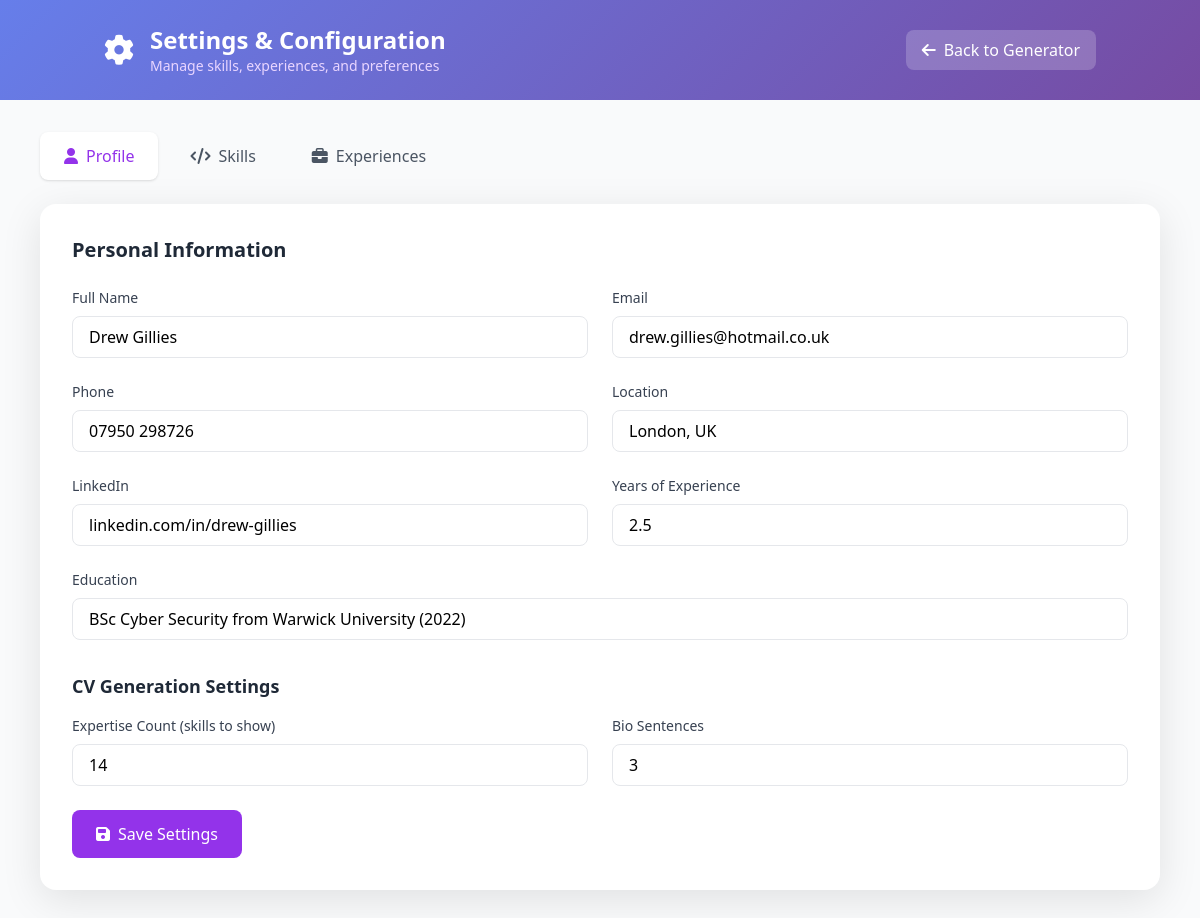
Page /settings on the earlier database version.
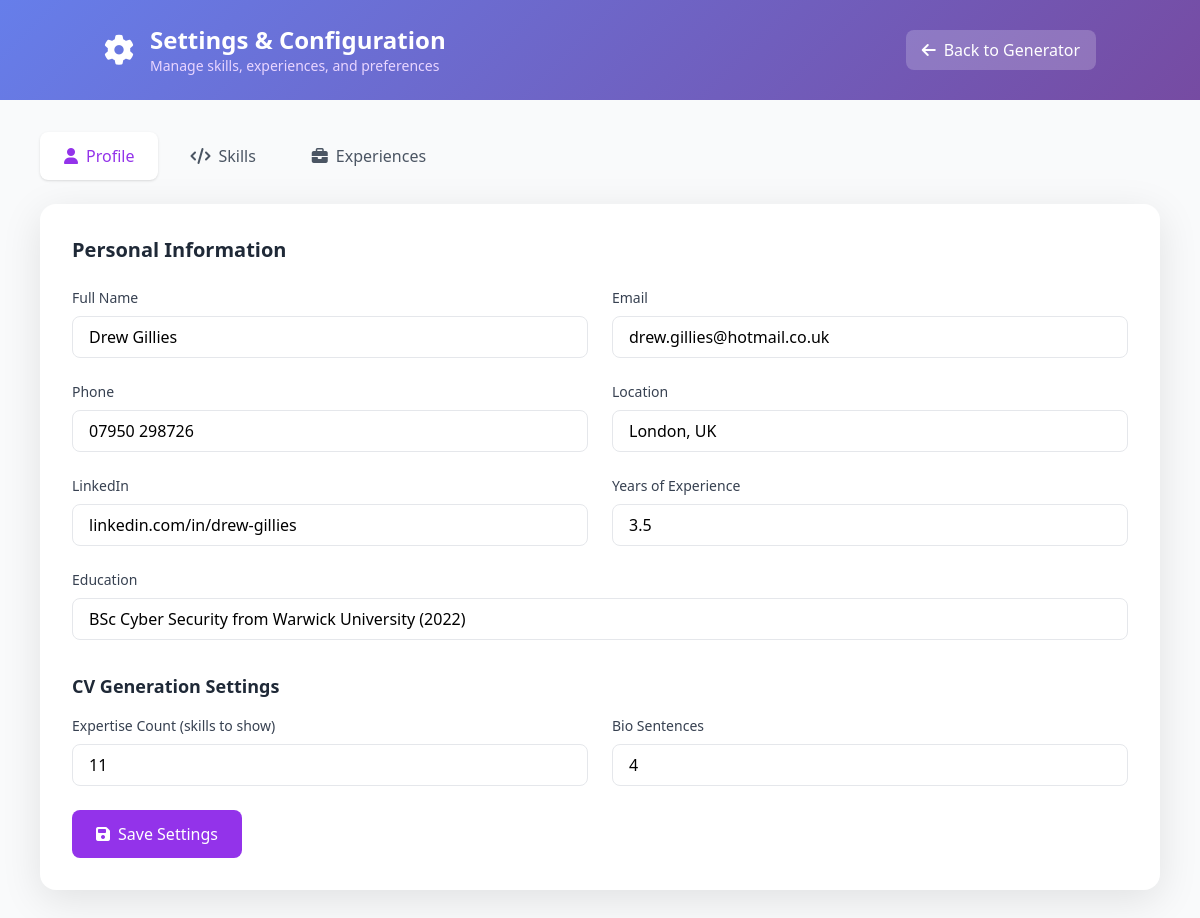
Same page on the later database version.
### tables this page shows
CREATE TABLE settings (
            key TEXT PRIMARY KEY,
            value TEXT NOT NULL,
            updated_at TIMESTAMP DEFAULT CURRENT_TIMESTAMP
        );

### web_app.py (the view)
@app.route('/settings')
def settings_page():
    settings = get_settings()
    skills = get_all_skills(include_blacklisted=True)
    experiences = get_experiences()
    return render_template('settings.html', settings=settings, skills=skills, experiences=experiences)

### database.py (called while the page is built)
def get_db():
    conn = sqlite3.connect(DATABASE_PATH)
    conn.row_factory = sqlite3.Row
    return conn

def get_all_skills(include_blacklisted=False):
    conn = get_db()
    cursor = conn.cursor()
    if include_blacklisted:
        cursor.execute('SELECT * FROM skills ORDER BY tier, name')
    else:
        cursor.execute('SELECT * FROM skills WHERE is_blacklisted = 0 ORDER BY tier, name')
    skills = cursor.fetchall()
    conn.close()
    grouped = {}
    for skill in skills:
        tier = skill['tier']
        if tier not in grouped:
            grouped[tier] = []
        grouped[tier].append(dict(skill))
    return grouped

def get_experiences():
    conn = get_db()
    cursor = conn.cursor()
    cursor.execute('SELECT * FROM experiences ORDER BY order_index')
    experiences = []
    for exp in cursor.fetchall():
        exp_dict = dict(exp)
        cursor.execute(
            'SELECT * FROM bullet_points WHERE experience_id = ? ORDER BY order_index',
            (exp['id'],)
        )
        exp_dict['bullet_points'] = [dict(bp) for bp in cursor.fetchall()]
        experiences.append(exp_dict)
    conn.close()
    return experiences

def get_settings():
    conn = get_db()
    cursor = conn.cursor()
    cursor.execute('SELECT key, value FROM settings')
    settings = {row['key']: row['value'] for row in cursor.fetchall()}
    conn.close()
    return settings

### templates/settings.html (shortened to what this page needs)
<!DOCTYPE html>
<html lang="en">
<head>
    <script src="https://cdn.tailwindcss.com"></script>
    <link rel="stylesheet" href="https://cdnjs.cloudflare.com/ajax/libs/font-awesome/6.5.1/css/all.min.css">
</head>
<body class="bg-gray-50 min-h-screen">
    <header class="gradient-bg text-white py-6">
        <div class="container mx-auto px-4">
            <div class="flex items-center justify-between">
                <div class="flex items-center gap-4">
                    <i class="fas fa-cog text-3xl"></i>
                    <div>
                        <h1 class="text-2xl font-bold">Settings & Configuration</h1>
                        <p class="text-purple-200 text-sm">Manage skills, experiences, and preferences</p>
                    </div>
                </div>
                <a href="/" class="px-4 py-2 bg-white/20 rounded-lg hover:bg-white/30 transition-all flex items-center gap-2">
                    <i class="fas fa-arrow-left"></i>
                    Back to Generator
                </a>
            </div>
        </div>
    </header>
    <main class="container mx-auto px-4 py-8 max-w-6xl">
        <div class="flex gap-2 mb-6">
            <button onclick="showTab('profile')" id="tab-profile" class="tab-btn px-6 py-3 rounded-lg font-medium bg-white shadow text-purple-600">
                <i class="fas fa-user mr-2"></i>Profile
            </button>
            <button onclick="showTab('skills')" id="tab-skills" class="tab-btn px-6 py-3 rounded-lg font-medium text-gray-600 hover:bg-gray-100">
                <i class="fas fa-code mr-2"></i>Skills
            </button>
            <button onclick="showTab('experiences')" id="tab-experiences" class="tab-btn px-6 py-3 rounded-lg font-medium text-gray-600 hover:bg-gray-100">
                <i class="fas fa-briefcase mr-2"></i>Experiences
            </button>
        </div>
        <div id="panel-profile" class="tab-panel">
            <div class="bg-white rounded-2xl card-shadow p-8">
                <h2 class="text-xl font-semibold text-gray-800 mb-6">Personal Information</h2>
                <div class="grid grid-cols-2 gap-6">
                    <div>
                        <label class="block text-sm font-medium text-gray-700 mb-2">Full Name</label>
                        <input type="text" id="user_name" value="{{ settings.get('user_name', '') }}"
                            class="w-full px-4 py-2 border border-gray-200 rounded-lg focus:border-purple-500 focus:ring-2 focus:ring-purple-200">
                    </div>
                    <div>
                        <label class="block text-sm font-medium text-gray-700 mb-2">Email</label>
                        <input type="email" id="user_email" value="{{ settings.get('user_email', '') }}"
                            class="w-full px-4 py-2 border border-gray-200 rounded-lg focus:border-purple-500 focus:ring-2 focus:ring-purple-200">
                    </div>
                    <div>
                        <label class="block text-sm font-medium text-gray-700 mb-2">Phone</label>
                        <input type="text" id="user_phone" value="{{ settings.get('user_phone', '') }}"
                            class="w-full px-4 py-2 border border-gray-200 rounded-lg focus:border-purple-500 focus:ring-2 focus:ring-purple-200">
                    </div>
                    <div>
                        <label class="block text-sm font-medium text-gray-700 mb-2">Location</label>
                        <input type="text" id="user_location" value="{{ settings.get('user_location', '') }}"
                            class="w-full px-4 py-2 border border-gray-200 rounded-lg focus:border-purple-500 focus:ring-2 focus:ring-purple-200">
                    </div>
                    <div>
                        <label class="block text-sm font-medium text-gray-700 mb-2">LinkedIn</label>
                        <input type="text" id="user_linkedin" value="{{ settings.get('user_linkedin', '') }}"
                            class="w-full px-4 py-2 border border-gray-200 rounded-lg focus:border-purple-500 focus:ring-2 focus:ring-purple-200">
                    </div>
                    <div>
                        <label class="block text-sm font-medium text-gray-700 mb-2">Years of Experience</label>
                        <input type="text" id="years_experience" value="{{ settings.get('years_experience', '') }}"
                            class="w-full px-4 py-2 border border-gray-200 rounded-lg focus:border-purple-500 focus:ring-2 focus:ring-purple-200">
                    </div>
                    <div class="col-span-2">
                        <label class="block text-sm font-medium text-gray-700 mb-2">Education</label>
                        <input type="text" id="education" value="{{ settings.get('education', '') }}"
                            class="w-full px-4 py-2 border border-gray-200 rounded-lg focus:border-purple-500 focus:ring-2 focus:ring-purple-200">
                    </div>
                </div>
                <h3 class="text-lg font-semibold text-gray-800 mt-8 mb-4">CV Generation Settings</h3>
                <div class="grid grid-cols-2 gap-6">
                    <div>
                        <label class="block text-sm font-medium text-gray-700 mb-2">Expertise Count (skills to show)</label>
                        <input type="number" id="expertise_count" value="{{ settings.get('expertise_count', '14') }}"
                            class="w-full px-4 py-2 border border-gray-200 rounded-lg focus:border-purple-500 focus:ring-2 focus:ring-purple-200">
                    </div>
                    <div>
                        <label class="block text-sm font-medium text-gray-700 mb-2">Bio Sentences</label>
                        <input type="number" id="bio_sentences" value="{{ settings.get('bio_sentences', '3') }}"
                            class="w-full px-4 py-2 border border-gray-200 rounded-lg focus:border-purple-500 focus:ring-2 focus:ring-purple-200">
                    </div>
                </div>
                <button onclick="saveSettings()" class="mt-6 px-6 py-3 bg-purple-600 text-white font-medium rounded-lg hover:bg-purple-700 transition-all">
                    <i class="fas fa-save mr-2"></i>Save Settings
                </button>
            </div>
        </div>
    </main>
</body>
</html>

### templates/settings.html (style rules this page uses)
.gradient-bg { background: linear-gradient(135deg, #667eea 0%, #764ba2 100%); }
.card-shadow { box-shadow: 0 10px 40px rgba(0, 0, 0, 0.1); }

Differences in the rows shown:
changed settings (number 6 of 8 on the later page): get "2.5" → "3.5"
changed settings (number 8 of 8 on the later page): get "14" → "11"
Other differences:
form field get: "3" → "4"
